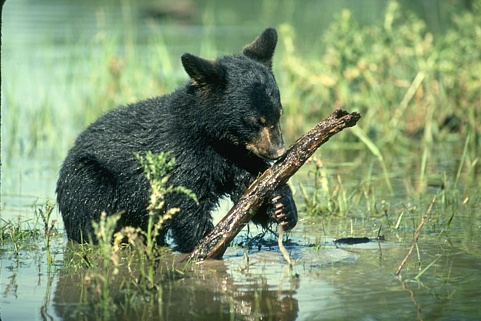
%> input picture code/159091.jpg, 481 x 321 px
$ octave demo3.m   (GNU Octave 9; MATLAB toolbox functions it lacks are replaced by stand-ins)
%> lines starting %> are read from the running program, lines starting %| are printed output that depends on the picture
### code/compute_features.m
function [ features ] = compute_features( rgb_img, include_texture_features )
if nargin < 2
    include_texture_features = false;
end
if include_texture_features
    N_features = 20;
else
    N_features = 3;
end
features = zeros(N_features, size(rgb_img, 1), size(rgb_img, 2));
lab_img = rgb2lab(rgb_img);
brightness = lab_img(:,:,1);
color_a = lab_img(:,:,2);
color_b = lab_img(:,:,3);
features(1,:,:) = brightness;
features(2,:,:) = color_a;
features(3,:,:) = color_b;
if include_texture_features
    gray_img = rgb2gray(rgb_img);
    texture = texture_features(gray_img);
    features(4:end, :, :) = texture;
end
end

### code/rescale_augment.m
function [ output_maps ] = rescale_augment( maps )
%RESCALE_EXPAND rescale each channel, so that their values lie in [0,1]
%  and add two more features, storing the spatial position of each pixel
[sz1, sz2, sz3] = size(maps);
output_maps = zeros(sz1+2, sz2, sz3);
for k = 1:sz1
    lb = min(min(maps(k,:,:)));
    ub = max(max(maps(k,:,:)));
    output_maps(k+2,:,:) = (maps(k,:,:)-lb) / (ub-lb);
end
a_inverse = min(sz2, sz3);
for row = 1:sz2
    for col = 1:sz3
        output_maps(1,row,col) = row/a_inverse;
        output_maps(2,row,col) = col/a_inverse;
    end
end

### code/meanshift.m
function [ terminals ] = meanshift( maps, sigma, tol_converge )
%MEANSHIFT meanshift algorithm
%
if nargin < 3
    tol_converge = 1e-3;
end
if nargin < 2
    sigma = 0.1; % the std. of gaussian distribution
end
[sz1, sz2, sz3] = size(maps);
a_inverse = min(sz2, sz3);
a = 1/a_inverse;
coef = -0.5/sigma^2;
%% terminals store the final convergence point for each starting position
terminals = zeros(sz1, sz2, sz3);
%%
% calculate the radius threshold for ||x - xn||
% if ||x - xn|| is larger than this radius
% the weight for xn would be considered negligible
%radius = 0.5;       %TODO
radius = sqrt(-8/coef);
%%
% calculate the neighbors that need to be checked at each iteration
% the range is set larger than the radius threshold
% if it is smaller than radius threshold, we are sort of using truncated gaussian
range = 10;   %use a fixed one or use the one below that is larger than the radius threshold
%range = ceil(radius*a_inverse + sqrt(2)/2);
%display(range); pause;
moves = SearchPoints(range);

%% X is a container for data points. Its actual size is top_of_X other than fixed.
X = zeros(size(maps,1) ,size(moves,1));
weights = zeros(size(moves,1),1);
top_of_X = 0;
%% Run meanshift for each point
h = waitbar(0,'Initializing waitbar...');
for row = 1:sz2
    waitbar(row/sz2,h,sprintf('%d%% along...',round(row/sz2*100)));
    for col = 1:sz3

        u = maps(:,row,col);
        flag_continue = true;
        total_step = 0;
        while flag_continue && total_step<10000
            total_step = total_step + 1;
            if total_step == 10000
               display('Reach maximum number of steps');
            end
            anchor = [round(u(1)*a_inverse), round(u(2)*a_inverse)];
            top_of_X = 0;
            for k = 1:size(moves,1)
               checkpoint = anchor + moves(k,:);
               if checkpoint(1)>0 && checkpoint(1)<=sz2 && checkpoint(2)>0 && checkpoint(2)<=sz3
                  distance = norm(u - maps(:, checkpoint(1), checkpoint(2)));
                  if distance < radius
                      top_of_X = top_of_X + 1;
                      X(:,top_of_X) = maps(:, checkpoint(1), checkpoint(2));
                      weights(top_of_X) = exp(coef*distance^2);
                  end
               end
            end
            weights(1:top_of_X) = weights(1:top_of_X)/sum(weights(1:top_of_X));
            next_u = X(:,1:top_of_X)*weights(1:top_of_X);

            if norm(next_u - u) < tol_converge
               flag_continue = false;
            end
            u = next_u;
        end
        terminals(:,row,col) = u;
    end
end

delete(h);
%% End of function
end

### code/SearchPoints.m
function [ points ] = SearchPoints( radius )
radius = ceil(radius);
eps = 1e-11;
count = 0;
points = zeros(1,2); %its size will be extended later
for x = -radius:radius
    for y = -radius:radius
        if x^2+y^2 <= radius^2 + eps
            count = count+1;
            points(count,:) = [x y];

        end
    end
end
norms = zeros(count,1);
for k = 1:count
    norms(k) = norm(points(k,:));
end
[~, idx] = sort(norms);
points = points(idx,:);

end

### code/demo3.m
%% read the image
A = imread('159091.jpg');
%> A is the input picture: size 321x481x3 uint8; mean R, G, B 124.4, 145.3, 109.1

%% down size the image for faster demo (optional)
downsize_scale = sqrt(size(A,1)*size(A,2)/16000);
%> downsize_scale = 3.11
if downsize_scale > 1
    A = imresize(A, [round(size(A,1)/downsize_scale), round(size(A,2)/downsize_scale)]);
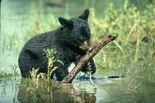
%> A: size 103x155x3 uint8; mean R, G, B 124.5, 145.4, 109.2
end

%% compute the features
features = compute_features(A, false);  %the second argument specifies whether to include the texture features
%> in compute_features, `lab_img = rgb2lab(rgb_img);`: lab_img: size 103x155x3 double; mean of channels 1, 2, 3 57.1, -13.9, 16.5
%> in compute_features, `brightness = lab_img(:,:,1);`:
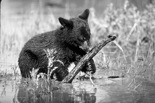
%> brightness: size 103x155 double; min 1.72, max 99.08, mean 57.1; drawn with min black and max white
%> in compute_features, `color_a = lab_img(:,:,2);`:
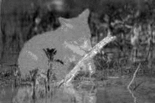
%> color_a: size 103x155 double; min -28.11, max 10.65, mean -13.92; drawn with min black and max white
%> in compute_features, `color_b = lab_img(:,:,3);`:
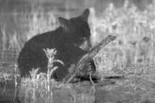
%> color_b: size 103x155 double; min -16.3, max 47.95, mean 16.5; drawn with min black and max white
features = rescale_augment(features);
%> the loop in rescale_augment, `for k = 1:sz1` made 3 passes
%> (lb, ub) on passes 1 to 3: (1.72, 99.08), (-28.11, 10.65), (-16.3, 47.95)

%% perform meanshift
display('We are going to run the meanshift algorithm, this may take some time.');
display('A waitbar will be displayed.');
display('Press any key to continue...');
pause;
converge_points = meanshift(features, 0.15);
%> (the run ends here)
